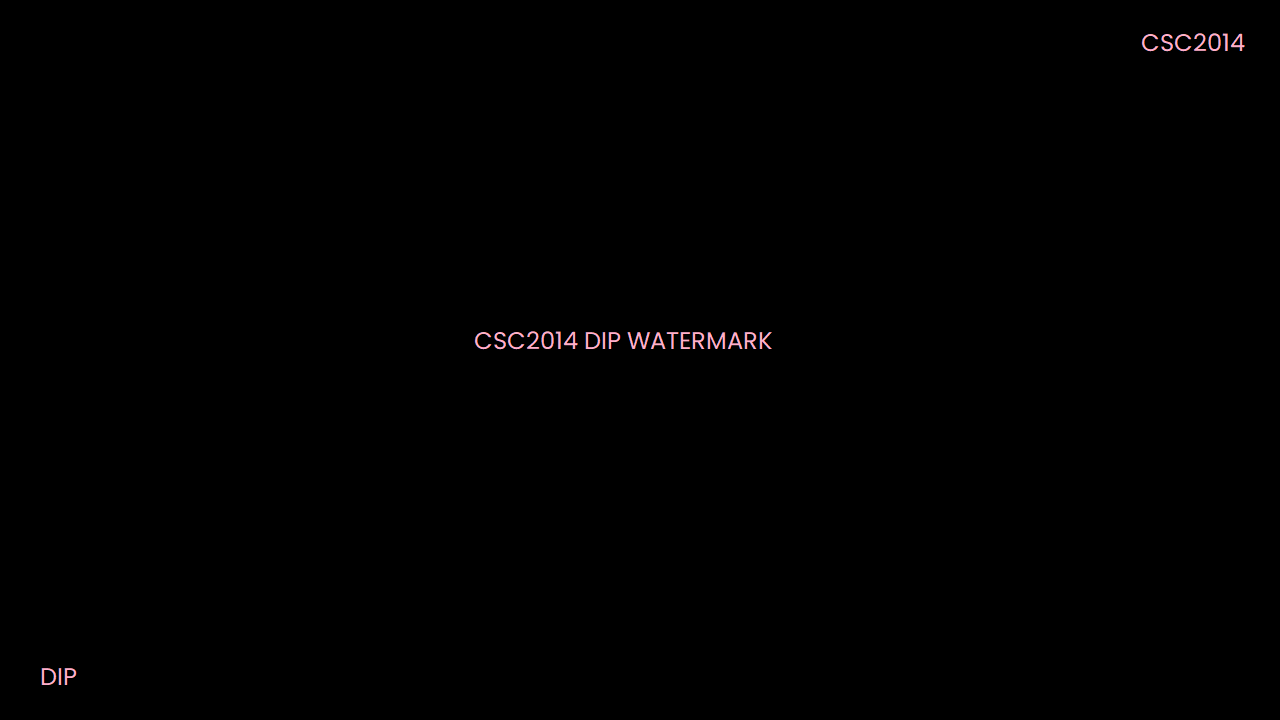
#> input picture watermark1.png, 1280 x 720 px
$ python taskA.py
#> lines starting #> are read from the running program, lines starting #| are printed output that depends on the picture; after the words box and inside, x2 and y2 are one past the last pixel; in counts of white or black regions, pixels touching at a corner belong together; pictures that were not available may be replaced by others from this repository, and a replacement may not be noted
import cv2

#the object detection enhancement on exercise video explained in report
def checkExercise(y):
    if y >= 300 and y <= 500:
        return True

    return False

#the object detection enhancement on office video explained in report
def checkOffice(x, frameCnt):
    if x >= 640 and x <= 900:
        return True

    if frameCnt <= 44 and h <= 70:
        return True

    if frameCnt > 160 and frameCnt <= 290 and x <= 450 and h <= 200:
        return True

    return False

#a separate blur function to avoid writing same things multiple times
def blur(x, y, w, h, frame):
    region = frame[y : y+h, x : x+w, :]
    region = cv2.blur(region, (int (h / 5), int (h / 5)), cv2.BORDER_CONSTANT)
    return region


#putting watermarks in an array to alternate between them
watermarks = [cv2.imread("watermark1.png"), cv2.imread("watermark2.png")]
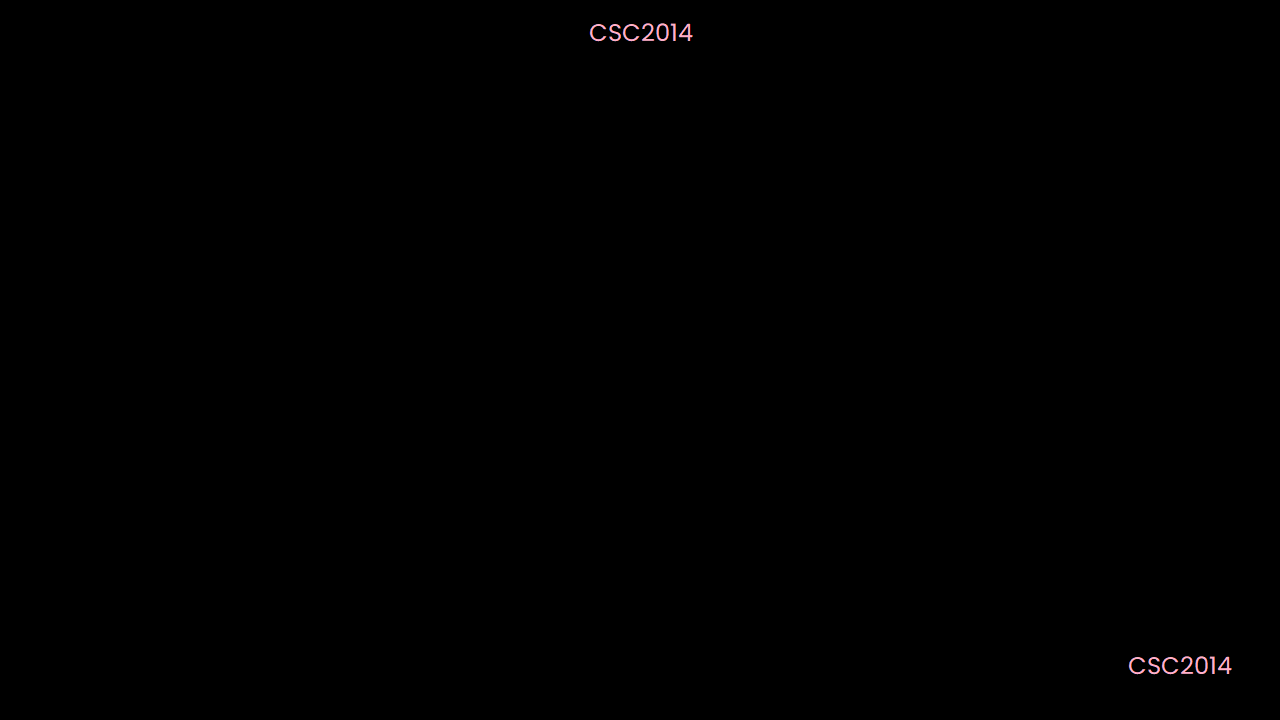
#> input picture watermark2.png, 1280 x 720 px

face_cascade = cv2.CascadeClassifier("face_detector.xml")

street = cv2.VideoCapture('street.mp4')
streetOut = cv2.VideoWriter('processed_street.avi', cv2.VideoWriter_fourcc(*'MJPG'), 30.0, (1280,720))
exercise = cv2.VideoCapture('exercise.mp4')
exerciseOut = cv2.VideoWriter('processed_exercise.avi', cv2.VideoWriter_fourcc(*'MJPG'), 30.0, (1920, 1080))
office = cv2.VideoCapture('office.mp4')
officeOut = cv2.VideoWriter('processed_office.avi', cv2.VideoWriter_fourcc(*'MJPG'), 30.0, (1920, 1080))

#retrieving the number of frames for each video
frameCntStreet = int (street.get(cv2.CAP_PROP_FRAME_COUNT))
frameCntExercise = int (exercise.get(cv2.CAP_PROP_FRAME_COUNT))
frameCntOffice = int (office.get(cv2.CAP_PROP_FRAME_COUNT))

#putting videos in an array to loop through them one by one
videos = [street, exercise, office]
for video in videos:
    frameCnt = 0 #denotes the number of the current frame
    talking = cv2.VideoCapture('talking.mp4')
    watermarkIndex = 0 #index in watermarks array, can be either 0 or 1

    #if all frames are processed, the while loop will break
    while True:
        success, frame = video.read()
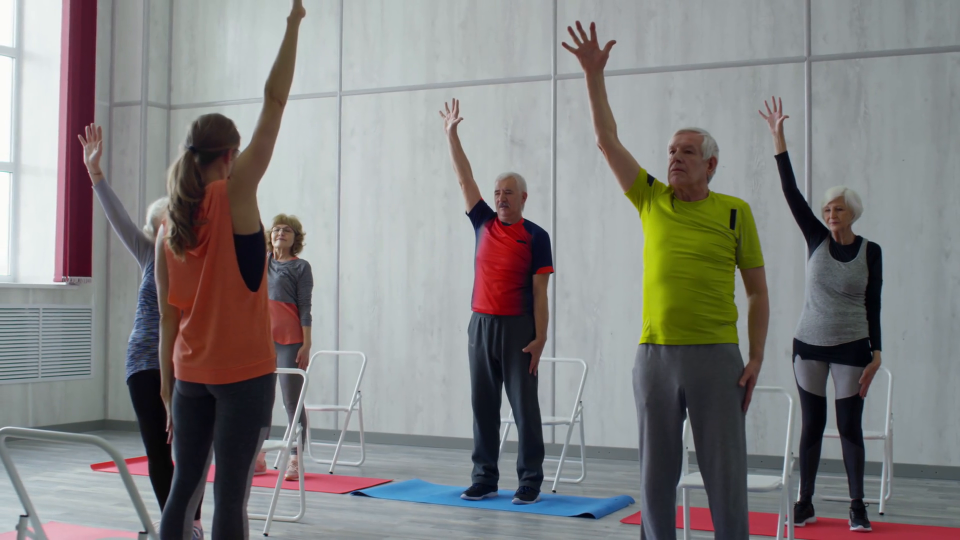
#> input picture frame 45 of exercise.mp4, 1920 x 1080 px, given in place of street.mp4, which was not available (shown at 1/2 size)
#> frame is the input picture: shape (1080, 1920, 3); mean B, G, R 130.8, 131.5, 132.4
        if success:
            frameCnt += 1
            faces = face_cascade.detectMultiScale(frame, 1.3, 5)
#> faces = [[1633, 394, 66, 66]]

            for (x, y, w, h) in faces:
                if video == street:
                    frame[y : y+h, x : x+w, :] = blur(x, y, w, h, frame)

                #ifs are used for applying enhancements on exercise and office video
                elif video == exercise and checkExercise(y):
                    frame[y : y+h, x : x+w, :] = blur(x, y, w, h, frame)

                elif video == office and checkOffice(x, frameCnt):
                    frame[y : y+h, x : x+w, :] = blur(x, y, w, h, frame)
#> this loop made 1 pass
#> pass 1, in blur, `region = frame[y : y+h, x : x+w, :]`:
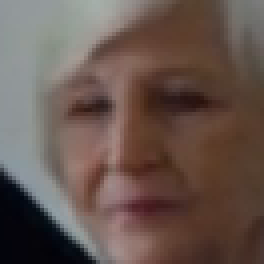
#> region: shape (66, 66, 3) (shown 4 times larger); mean B, G, R 79, 86.1, 103.4
#> pass 1, in blur, `region = cv2.blur(region, (int (h / 5), int (h / 5)), cv2.BORDER_CONST..`:
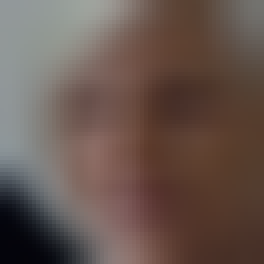
#> region: shape (66, 66, 3) (shown 4 times larger); mean B, G, R 79.1, 86.1, 103.6
#> after the loop: frame: shape (1080, 1920, 3); 0.21% of pixels changed, all inside (x1, y1, x2, y2) = (1633, 394, 1699, 460)

            success_talking, frame_talking = talking.read()
            if success_talking:
                [height, width, layers] = frame_talking.shape
#> height = 1080; width = 1920; layers = 3

                #rescaling to 30%
                height = int (height * 0.3)
#> height = 324
                width = int (width * 0.3)
#> width = 576

                resized = cv2.resize(frame_talking, (width, height))
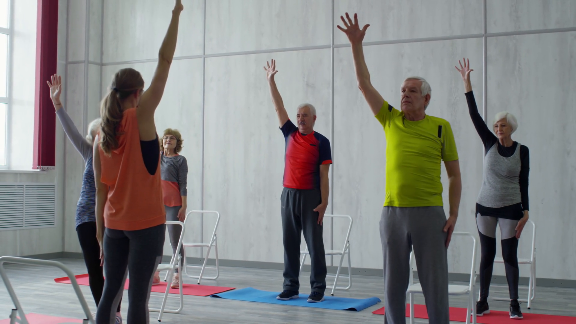
#> resized: shape (324, 576, 3); mean B, G, R 130.8, 131.4, 132.3
                resized = cv2.copyMakeBorder(resized, 7, 7, 7, 7, cv2.BORDER_CONSTANT) # adding borders
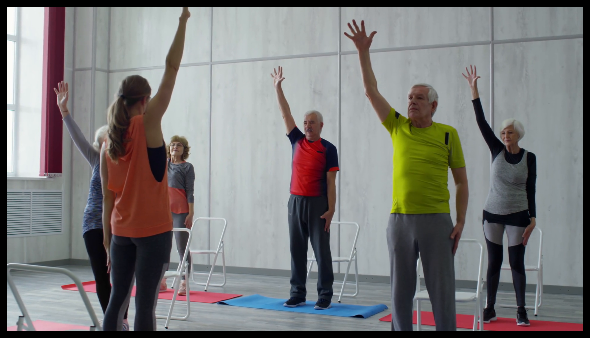
#> resized: shape (338, 590, 3); mean B, G, R 122.4, 123, 123.8
                frame[50 : 64 + height, 50 : 64 + width, :] = resized # overlaying the talking video
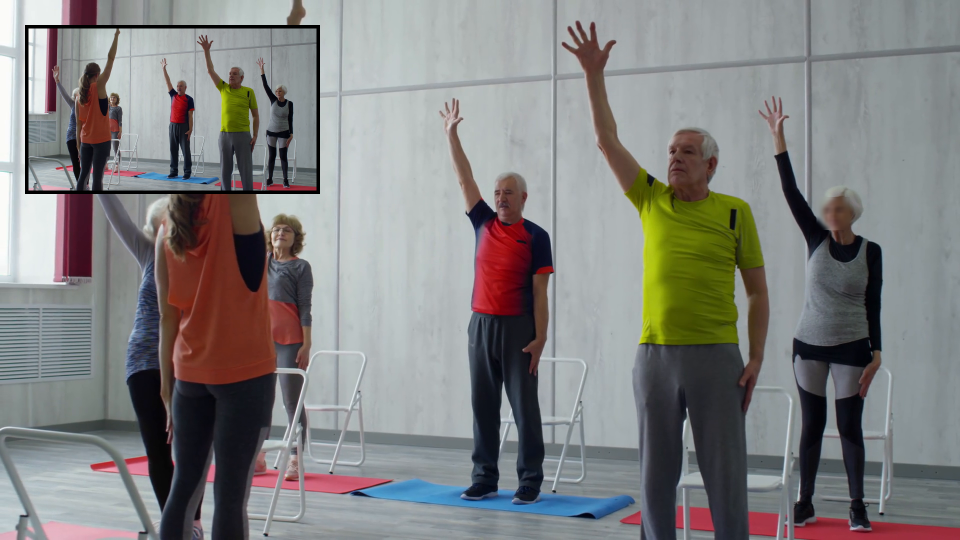
#> frame: shape (1080, 1920, 3) (shown at 1/2 size); mean B, G, R 128.5, 129.2, 129.8

            #street video has equal resolution with watermarks
            if video == street:
#> (the run stopped early here; a loop or call above may not have finished)
